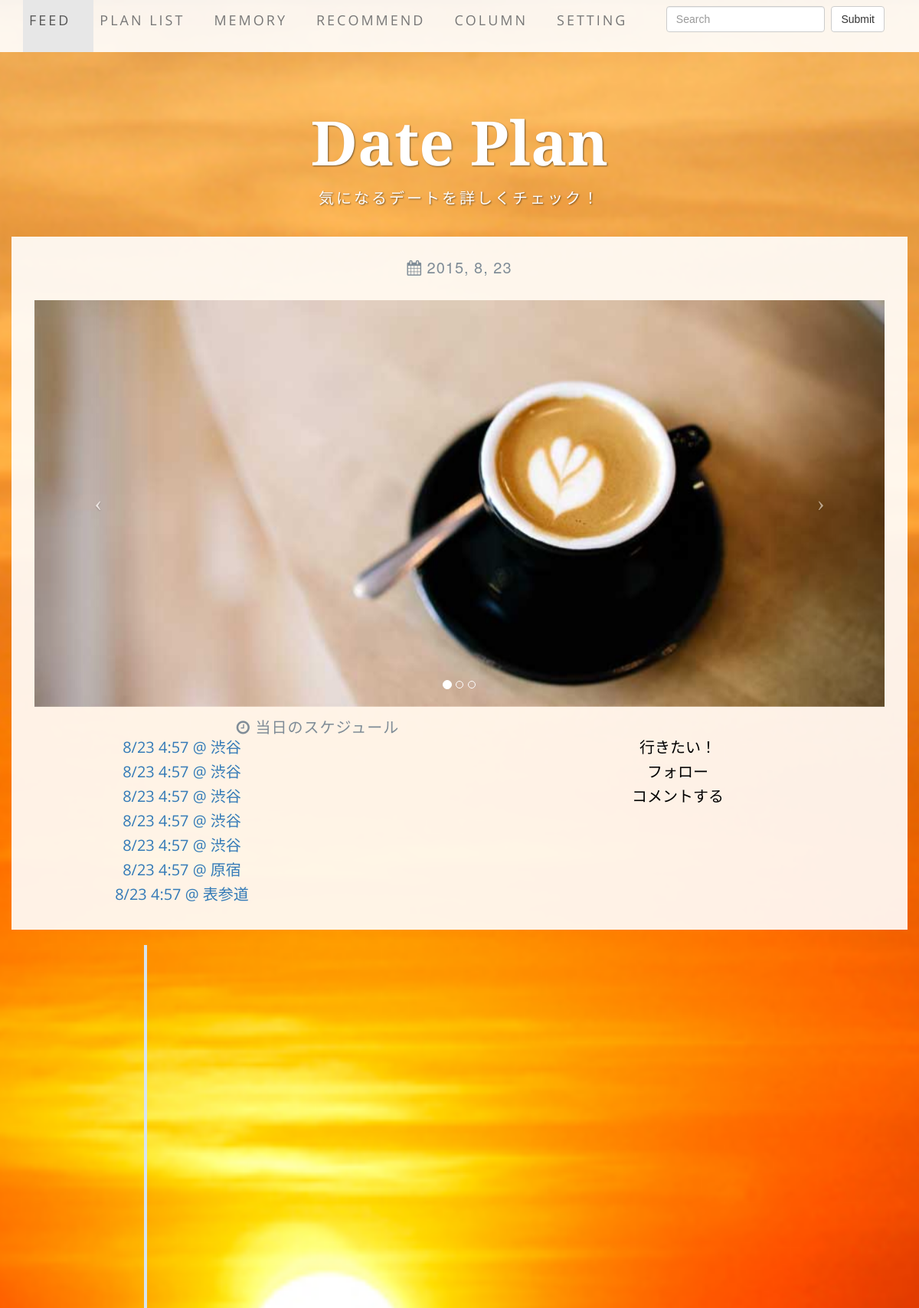
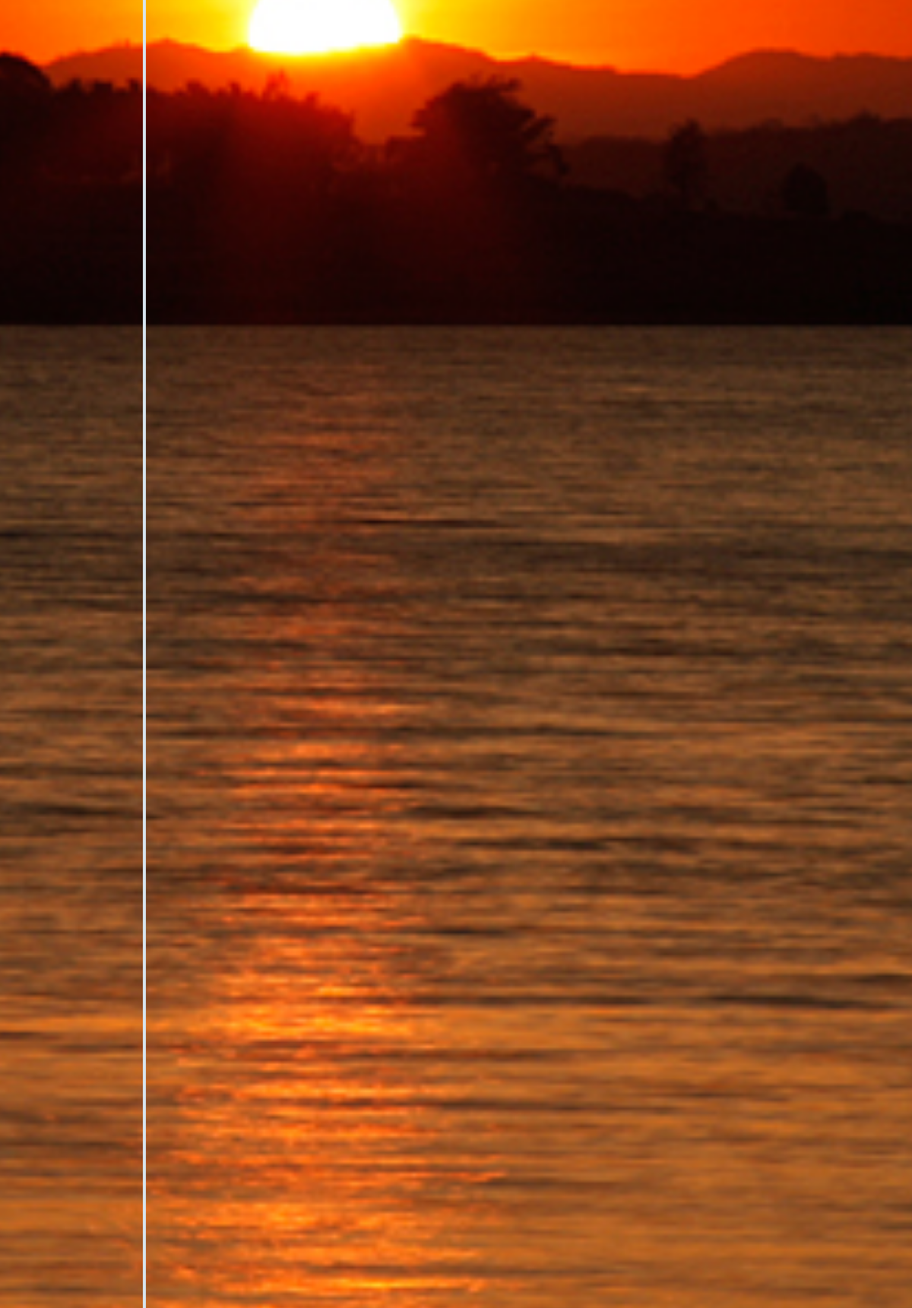
/datecourse.php (upper part), run on the app's committed database (2 pictures, top to bottom).
### tables this page shows
create table dates (
    id int not null auto_increment primary key,
    couple_id int not null,
    name varchar(255),
    description varchar(255),
    budget varchar(255),
    created datetime default null,
    modified datetime default null
);

create table posts(
    id int not null auto_increment primary key,
    date_id int not null,
    content varchar(255) not null,
    location varchar(255),
    created datetime default null,
    modified datetime default null
);

### function.php (called while the page is built, shortened)
<?php
function connectDb(){
  try {
    return new PDO(DSN, DB_USER, DB_PASSWORD);
  } catch (PDOException $e){
    echo $e->getMessage();
    exit;
  }
}
function getdatefromid($a) {
  $dbh = connectDb();
  $sql = "select * from dates where id = ".$a;
  $stmt = $dbh->query($sql);
  $date = $stmt->fetch(PDO::FETCH_ASSOC);
  return $date;
}
function getposts($a) {
  $dbh = connectDb();
  $sql = "select * from posts where date_id = ".$a." order by created";
  $stmt = $dbh->query($sql);
  $dates = $stmt->fetchAll(PDO::FETCH_ASSOC);
  return $dates;
}

### datecourse.php (the view, shortened to what this page needs)
<?
require_once('function.php');
if ($_GET['id']) {
    $date_id = $_GET['id'];
} else {
    $date_id = 1;
}
$posts = getposts($date_id);
$i = 0;
?>
<!DOCTYPE html>
<html lang="en">
<head>
    <link href="css/bootstrap.min.css" rel="stylesheet">
    <link rel="stylesheet" href="vertical-timeline/css/reset.css">
    <link rel="stylesheet" href="vertical-timeline/css/style.css">
    <link href="css/business-casual.css" rel="stylesheet">
    <link rel="stylesheet" href="font-awesome/css/font-awesome.min.css" type="text/css">
    </head>
    <body>
        <div class="brand">Date Plan</div>
        <div class="address-bar">気になるデートを詳しくチェック！</div>
        <nav class="navbar navbar-default navbar-fixed-top" role="navigation" >
            <div class="container">
                <div class="collapse navbar-collapse" id="bs-example-navbar-collapse-1">
                    <ul class="nav navbar-nav" style="width:100%;">
                        <li class="active">
                            <a href="index.php">Feed</a>
                        </li>
                        <li>
                            <a href="planlist.php">Plan List</a>
                        </li>
                        <li>
                            <a href="memory.php">Memory</a>
                        </li>
                        <li>
                            <a href="recommend.php">Recommend</a>
                        </li>
                        <li>
                            <a href="column.php">Column</a>
                        </li>
                        <li>
                            <a href="setting.php">Setting</a>
                        </li>
                        <li style="float:right;">
                            <form class="navbar-form navbar-left" role="search">
                                <div class="form-group">
                                    <input type="text" class="form-control" placeholder="Search">
                                </div>
                                <button type="submit" class="btn btn-default">Submit</button>
                            </form>
                        </li>
                    </ul>
                </div>
            </div>
        </nav>
        <div class="container">
            <div class="row">
                <div class="box">
                    <div class="col-lg-12 text-center">
                        <h1 class="intro-text text-center">
                            <i class="fa fa-calendar"></i>
                            <?php print date("Y, n, j", strtotime(getdatefromid($date_id)['created'])); ?>
                        </h1>
                <div id="carousel-example-generic" class="carousel slide">
                    <ol class="carousel-indicators hidden-xs">
                        <li data-target="#carousel-example-generic" data-slide-to="0" class="active"></li>
                        <li data-target="#carousel-example-generic" data-slide-to="1"></li>
                        <li data-target="#carousel-example-generic" data-slide-to="2"></li>
                    </ol>
                    <div class="carousel-inner">
                        <div class="item active">
                            <div class="imgOverlay">
                                <img class="img-responsive img-full" src="img/slide-1.jpg" alt="">
                            </div>
                        </div>
                    </div>
                    <a class="left carousel-control" href="#carousel-example-generic" data-slide="prev">
                        <span class="icon-prev"></span>
                    </a>
                    <a class="right carousel-control" href="#carousel-example-generic" data-slide="next">
                        <span class="icon-next"></span>
                    </a>
                </div>
                <div class="col-lg-8">
                    <h2 class="intro-text text-center">
                        <i class="fa fa-clock-o"></i>
                        当日のスケジュール
                    </h2>
                </div>
                <div class="col-lg-8">
                    <div class="col-sm-6">
                        <?php foreach($posts as $post) { ?>
                        <?php $i = $i + 1; ?>
                        <p><a href="#tweet<?php echo $i;?>"><?php print date("n/j G:i", strtotime($post['created']));?> @ <?php echo $post['location']; ?> </a></p>
                        <?php } ?>
                    </div>
                </div>
                <div class="col-lg-4">
                    <div class="col-sm-6">
                        <p>行きたい！</p>
                        <p>フォロー</p>
                        <p>コメントする</p>
                    </div>
                </div>
            </div>
        </div>
    </div>
    <section id="cd-timeline" class="cd-container">
        <?php foreach ($posts as $post) { ?>
        <div class="cd-timeline-block">
            <a href="https://www.google.com/">
                </a>
            </div>
            <?php } ?>
        </section>
    </div>
</body>
</html>

### vertical-timeline/css/style.css (style rules this page uses)
html * { -webkit-font-smoothing: antialiased; -moz-osx-font-smoothing: grayscale; }
*, *:after, *:before { -webkit-box-sizing: border-box; -moz-box-sizing: border-box; box-sizing: border-box; }
body { font-size: 100%; font-family: "Droid Serif", serif; color: #7f8c97; background-color: #e9f0f5; }
a { text-decoration: none; font-family: "Open Sans", sans-serif; }
img { max-width: 100%; }
h1, h2 { font-family: "Open Sans", sans-serif; font-weight: bold; }
.cd-container { width: 90%; max-width: 1170px; margin: 0 auto; }
.cd-container::after { content: ''; display: table; clear: both; }
#cd-timeline { position: relative; padding: 2em 0; margin-top: 0; margin-bottom: 2em; }
#cd-timeline::before { content: ''; position: absolute; top: 0; left: 18px; height: 100%; width: 4px; background: #d7e4ed; }
@media only screen and (min-width: 1170px) { #cd-timeline { margin-top: 0em; margin-bottom: 3em; } }
@media only screen and (min-width: 1170px) { #cd-timeline::before { left: 10%; margin-left: -2px; } }
.cd-timeline-block { position: relative; margin: 2em 0; }
.cd-timeline-block:after { content: ""; display: table; clear: both; }
.cd-timeline-block:first-child { margin-top: 0; }
@media only screen and (min-width: 1170px) { .cd-timeline-block { margin: 4em 0; } }
@media only screen and (min-width: 1170px) { .cd-timeline-block:first-child { margin-top: 0; } }

### css/business-casual.css (style rules this page uses)
body { font-family: "Open Sans","Helvetica Neue",Helvetica,Arial,sans-serif; background: url('../img/sunset.jpg') no-repeat center center fixed; -webkit-background-size: cover; -moz-background-size: cover; background-size: cover; -o-background-size: cover; }
h1, h2, h3, h4, h5, h6 { text-transform: uppercase; font-family: "Josefin Slab","Helvetica Neue",Helvetica,Arial,sans-serif; font-weight: 700; letter-spacing: 1px; }
p { font-size: 1.25em; line-height: 1.6; color: #000; }
.brand, .address-bar { display: none; }
.navbar-nav { text-transform: uppercase; font-weight: 400; letter-spacing: 3px; }
.img-full { min-width: 100%; }
.box { margin-bottom: 20px; padding: 30px 15px; background: #fff; background: rgba(255,255,255,0.9); }
.intro-text { text-transform: uppercase; font-size: 1.25em; font-weight: 400; letter-spacing: 1px; }
@media screen and (min-width:768px) { .brand { display: inherit; margin: 0; padding: 30px 0 10px; text-align: center; text-shadow: 1px 1px 2px rgba(0,0,0,0.5); font-family: "Josefin Slab","Helvetica Neue",Helvetica,Arial,sans-serif; font-size: 5em; font-weight: 700; line-height: normal; color: #fff; } }
@media screen and (min-width:768px) { .address-bar { display: inherit; margin: 0; padding: 0 0 40px; text-align: center; text-shadow: 1px 1px 2px rgba(0,0,0,0.5); text-transform: uppercase; font-size: 1.25em; font-weight: 400; letter-spacing: 3px; color: #fff; } }
@media screen and (min-width:768px) { .navbar { border-radius: 0; } }
@media screen and (min-width:768px) { .navbar { min-height: 0; } }
@media screen and (min-width:768px) { .navbar-default { border: none; background: #fff; background: rgba(255,255,255,0.9); } }
@media screen and (min-width:768px) { .nav>li>a { padding: 35px; } }
@media screen and (min-width:768px) { .navbar-nav>li>a { line-height: normal; } }
@media screen and (min-width:768px) { .navbar-nav { display: table; float: none; margin: 0 auto; table-layout: fixed; font-size: 1.25em; } }
@media screen and (min-width:1200px) { .box:after { content: ''; display: table; clear: both; } }
body { padding-top: 100px; padding-bottom: 60px; }
.navbar-nav > li > a { padding:14px 30px 30px 8px; font-size: 18px; }
body { font-family: 'ヒラギノ角ゴ Pro W3','Hiragino Kaku Gothic Pro','メイリオ',Meiryo,'ＭＳ Ｐゴシック',Osaka,sans-serif; }
a { text-decoration: none; }
.imgOverlay { position: relative; }

### data on the page
dates: created "2015, 8, 23"
posts: created "8/23 4:57", location "渋谷"
posts: created "8/23 4:57", location "渋谷"
posts: created "8/23 4:57", location "渋谷"
posts: created "8/23 4:57", location "渋谷"
posts: created "8/23 4:57", location "渋谷"
posts: created "8/23 4:57", location "原宿"
posts: created "8/23 4:57", location "表参道"
